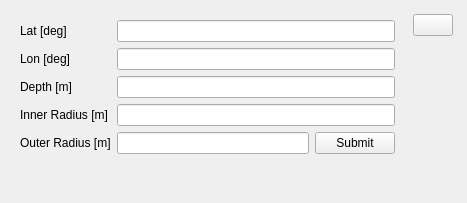
<?xml version="1.0" encoding="UTF-8"?>
<ui version="4.0">
 <class>WaypointsWidget</class>
 <widget class="QWidget" name="WaypointsWidget">
  <property name="geometry">
   <rect>
    <x>0</x>
    <y>0</y>
    <width>467</width>
    <height>203</height>
   </rect>
  </property>
  <property name="windowTitle">
   <string>Form</string>
  </property>
  <layout class="QHBoxLayout" name="horizontalLayout_2">
   <item>
    <widget class="QWidget" name="widget_2" native="true">
     <layout class="QFormLayout" name="formLayout">
      <item row="0" column="0">
       <widget class="QLabel" name="label">
        <property name="text">
         <string>Lat [deg]</string>
        </property>
       </widget>
      </item>
      <item row="0" column="1">
       <widget class="QLineEdit" name="editLat"/>
      </item>
      <item row="1" column="0">
       <widget class="QLabel" name="label_2">
        <property name="text">
         <string>Lon [deg]</string>
        </property>
       </widget>
      </item>
      <item row="1" column="1">
       <widget class="QLineEdit" name="editLon"/>
      </item>
      <item row="2" column="0">
       <widget class="QLabel" name="label_3">
        <property name="text">
         <string>Depth [m]</string>
        </property>
       </widget>
      </item>
      <item row="2" column="1">
       <widget class="QLineEdit" name="editDepth">
        <property name="alignment">
         <set>Qt::AlignRight|Qt::AlignTrailing|Qt::AlignVCenter</set>
        </property>
       </widget>
      </item>
      <item row="4" column="0">
       <widget class="QLabel" name="label_4">
        <property name="text">
         <string>Outer Radius [m]</string>
        </property>
       </widget>
      </item>
      <item row="4" column="1">
       <widget class="QWidget" name="widget_3" native="true">
        <layout class="QHBoxLayout" name="horizontalLayout">
         <property name="leftMargin">
          <number>0</number>
         </property>
         <property name="topMargin">
          <number>0</number>
         </property>
         <property name="rightMargin">
          <number>0</number>
         </property>
         <property name="bottomMargin">
          <number>0</number>
         </property>
         <item>
          <widget class="QLineEdit" name="editOuterRadius">
           <property name="alignment">
            <set>Qt::AlignRight|Qt::AlignTrailing|Qt::AlignVCenter</set>
           </property>
          </widget>
         </item>
         <item>
          <widget class="QPushButton" name="submitRadiusButton">
           <property name="text">
            <string>Submit</string>
           </property>
          </widget>
         </item>
        </layout>
       </widget>
      </item>
      <item row="3" column="0">
       <widget class="QLabel" name="label_5">
        <property name="text">
         <string>Inner Radius [m]</string>
        </property>
       </widget>
      </item>
      <item row="3" column="1">
       <widget class="QLineEdit" name="editInnerRadius"/>
      </item>
     </layout>
    </widget>
   </item>
   <item>
    <widget class="QWidget" name="widget" native="true">
     <layout class="QVBoxLayout" name="verticalLayout">
      <property name="spacing">
       <number>3</number>
      </property>
      <property name="leftMargin">
       <number>3</number>
      </property>
      <property name="topMargin">
       <number>3</number>
      </property>
      <property name="rightMargin">
       <number>3</number>
      </property>
      <property name="bottomMargin">
       <number>3</number>
      </property>
      <item>
       <widget class="QPushButton" name="setButton">
        <property name="toolTip">
         <string>Move Point</string>
        </property>
        <property name="text">
         <string/>
        </property>
        <property name="icon">
         <iconset resource="../resources.qrc">
          <normaloff>:/:/plugins/PathPlanner_3/icons/move_blue.png</normaloff>:/:/plugins/PathPlanner_3/icons/move_blue.png</iconset>
        </property>
        <property name="checkable">
         <bool>true</bool>
        </property>
       </widget>
      </item>
      <item>
       <spacer name="verticalSpacer">
        <property name="orientation">
         <enum>Qt::Vertical</enum>
        </property>
        <property name="sizeHint" stdset="0">
         <size>
          <width>20</width>
          <height>40</height>
         </size>
        </property>
       </spacer>
      </item>
     </layout>
    </widget>
   </item>
  </layout>
 </widget>
 <resources>
  <include location="../resources.qrc"/>
 </resources>
 <connections/>
</ui>
